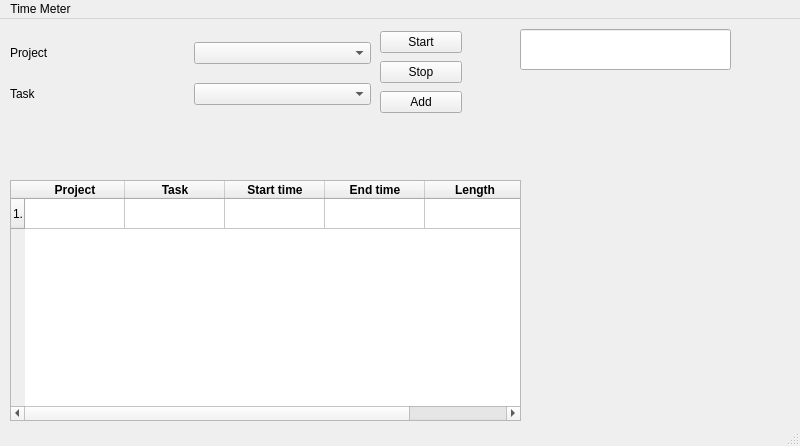
<?xml version="1.0" encoding="UTF-8"?>
<ui version="4.0">
 <class>TimeMeter</class>
 <widget class="QMainWindow" name="TimeMeter">
  <property name="geometry">
   <rect>
    <x>0</x>
    <y>0</y>
    <width>800</width>
    <height>446</height>
   </rect>
  </property>
  <property name="windowTitle">
   <string>TimeMeter</string>
  </property>
  <widget class="QWidget" name="centralwidget">
   <widget class="QLineEdit" name="Time_controlTemporary">
    <property name="geometry">
     <rect>
      <x>520</x>
      <y>10</y>
      <width>211</width>
      <height>41</height>
     </rect>
    </property>
   </widget>
   <widget class="QTableWidget" name="tableWidgetSummary">
    <property name="geometry">
     <rect>
      <x>10</x>
      <y>161</y>
      <width>511</width>
      <height>241</height>
     </rect>
    </property>
    <property name="autoScroll">
     <bool>false</bool>
    </property>
    <row>
     <property name="text">
      <string>1.</string>
     </property>
    </row>
    <column>
     <property name="text">
      <string>Project</string>
     </property>
     <property name="font">
      <font>
       <bold>true</bold>
      </font>
     </property>
     <property name="background">
      <color>
       <red>152</red>
       <green>152</green>
       <blue>152</blue>
      </color>
     </property>
    </column>
    <column>
     <property name="text">
      <string>Task</string>
     </property>
     <property name="font">
      <font>
       <bold>true</bold>
      </font>
     </property>
     <property name="background">
      <color>
       <red>152</red>
       <green>152</green>
       <blue>152</blue>
      </color>
     </property>
    </column>
    <column>
     <property name="text">
      <string>Start time</string>
     </property>
     <property name="font">
      <font>
       <bold>true</bold>
      </font>
     </property>
     <property name="background">
      <color>
       <red>152</red>
       <green>152</green>
       <blue>152</blue>
      </color>
     </property>
    </column>
    <column>
     <property name="text">
      <string>End time</string>
     </property>
     <property name="font">
      <font>
       <bold>true</bold>
      </font>
     </property>
     <property name="background">
      <color>
       <red>152</red>
       <green>152</green>
       <blue>152</blue>
      </color>
     </property>
    </column>
    <column>
     <property name="text">
      <string>Length</string>
     </property>
     <property name="font">
      <font>
       <bold>true</bold>
      </font>
     </property>
     <property name="background">
      <color>
       <red>152</red>
       <green>152</green>
       <blue>152</blue>
      </color>
     </property>
    </column>
   </widget>
   <widget class="QWidget" name="gridLayoutWidget_2">
    <property name="geometry">
     <rect>
      <x>10</x>
      <y>10</y>
      <width>361</width>
      <height>91</height>
     </rect>
    </property>
    <layout class="QGridLayout" name="gridLayout_2">
     <item row="1" column="1">
      <widget class="QComboBox" name="comboBoxTask"/>
     </item>
     <item row="0" column="0">
      <widget class="QLabel" name="label">
       <property name="text">
        <string>Project</string>
       </property>
      </widget>
     </item>
     <item row="0" column="1">
      <widget class="QComboBox" name="comboBoxProject"/>
     </item>
     <item row="1" column="0">
      <widget class="QLabel" name="label_2">
       <property name="text">
        <string>Task</string>
       </property>
      </widget>
     </item>
    </layout>
   </widget>
   <widget class="QWidget" name="gridLayoutWidget">
    <property name="geometry">
     <rect>
      <x>380</x>
      <y>10</y>
      <width>82</width>
      <height>86</height>
     </rect>
    </property>
    <layout class="QGridLayout" name="gridLayout">
     <item row="1" column="0">
      <widget class="QPushButton" name="pushButtonStop">
       <property name="text">
        <string>Stop</string>
       </property>
      </widget>
     </item>
     <item row="0" column="0">
      <widget class="QPushButton" name="pushButtonStart">
       <property name="text">
        <string>Start</string>
       </property>
      </widget>
     </item>
     <item row="2" column="0">
      <widget class="QPushButton" name="pushButtonAdd">
       <property name="text">
        <string>Add</string>
       </property>
      </widget>
     </item>
    </layout>
   </widget>
  </widget>
  <widget class="QMenuBar" name="menubar">
   <property name="geometry">
    <rect>
     <x>0</x>
     <y>0</y>
     <width>800</width>
     <height>21</height>
    </rect>
   </property>
   <widget class="QMenu" name="menuTime_Meter">
    <property name="title">
     <string>Time Meter</string>
    </property>
   </widget>
   <addaction name="menuTime_Meter"/>
  </widget>
  <widget class="QStatusBar" name="statusbar"/>
 </widget>
 <resources/>
 <connections/>
</ui>
